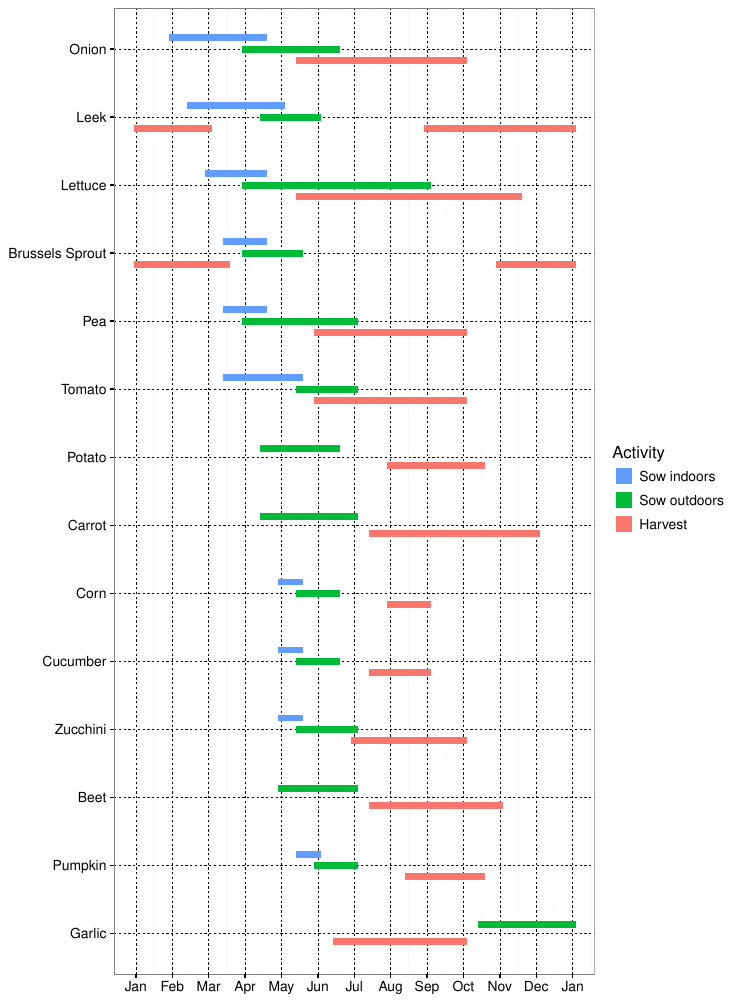

This figure's R source:
# Garden Gantt Chart
#
# Instructions:
# Edit the 'crops' data in the User-defined data section, then run the script
# to generate and save the chart. The chart is saved in the working directory.

### User-defined data ###
# Define crops with start and end times for sowing indoors, sowing outdoors, and
# harvesting.
# The format of each row is Crop name (character), Activity (should be one of
# "Sow indoors", "Sow outdoors", or "Harvest"), Start.month (numeric),
# End.month (numeric).
# Start.month and End.month are numerical month numbers. For example, planting
# between mid-May and end-June would be encoded as 5.5, 7, and harvesting
# between December and mid-February is encoded as 12, 2.5.
crops <- setNames(data.frame(
  rbind(
    c("Corn", "Sow indoors", 5, 5.5),
    c("Corn", "Sow outdoors", 5.5, 6.5),
    c("Corn", "Harvest", 8, 9),
    c("Cucumber", "Sow indoors", 5, 5.5),
    c("Cucumber", "Sow outdoors", 5.5, 6.5),
    c("Cucumber", "Harvest", 7.5, 9),
    c("Pumpkin", "Sow indoors", 5.5, 6),
    c("Pumpkin", "Sow outdoors", 6, 7),
    c("Pumpkin", "Harvest", 8.5, 10.5),
    c("Lettuce", "Sow indoors", 3, 4.5),
    c("Lettuce", "Sow outdoors", 4, 9),
    c("Lettuce", "Harvest", 5.5, 11.5),
    c("Onion", "Sow indoors", 2, 4.5),
    c("Onion", "Sow outdoors", 4, 6.5),
    c("Onion", "Harvest", 5.5, 10),
    c("Carrot", "Sow outdoors", 4.5, 7),
    c("Carrot", "Harvest", 7.5, 12),
    c("Tomato", "Sow indoors", 3.5, 5.5),
    c("Tomato", "Sow outdoors", 5.5, 7),
    c("Tomato", "Harvest", 6, 10),
    c("Potato", "Sow outdoors", 4.5, 6.5),
    c("Potato", "Harvest", 8, 10.5),
    c("Garlic", "Sow outdoors", 10.5, 13),
    c("Garlic", "Harvest", 6.5, 10),
    c("Brussels sprout", "Sow indoors", 3.5, 4.5),
    c("Brussels sprout", "Sow outdoors", 4, 5.5),
    c("Brussels sprout", "Harvest", 11, 3.5),
    c("Zucchini", "Sow indoors", 5, 5.5),
    c("Zucchini", "Sow outdoors", 5.5, 7),
    c("Zucchini", "Harvest", 7, 10),
    c("Leek", "Sow indoors", 2.5, 5),
    c("Leek", "Sow outdoors", 4.5, 6),
    c("Leek", "Harvest", 9, 3),
    c("Pea", "Sow indoors", 3.5, 4.5),
    c("Pea", "Sow outdoors", 4, 7),
    c("Pea", "Harvest", 6, 10),
    c("Beet", "Sow outdoors", 5, 7),
    c("Beet", "Harvest", 7.5, 11)),
  stringsAsFactors = FALSE),
  c("Crop", "Activity", "Start.month", "End.month"))

# Set the crops to include in the chart (as is, everything is included).
# This allows for having 'crops' be a sort of master database of times which is
# then filtered for only the crops of current interest here. To have only a
# subset of crops, change the next line to something like
# current_crops <- c("Corn", "Pea", "Beet")
current_crops <- unique(crops$Crop)

### Data processing ###
# Edits are only needed in this section if the script behavior needs to be
# modified (e.g., change max.month to 25 for a two-year cycle)

# Load required packages
library(ggplot2)
library(dplyr)
library(tidyr)

# Filter crops to only include the currently desired ones
crops <- crops %>%
  filter(Crop %in% current_crops)

# Set the start and end months for the chart range.
# Times that go into the next year (e.g., harvesting between December and March)
# will be wrapped around based on these values.
min.month = 1  # Start of January
max.month = 13 # End of December

# Define a function to implement periodic boundaries for this chart
# x - the value(s) to convert
# min.val - the minimum value of the chart (i.e., min.month)
# max.val - the maximum value of the chart (i.e., max.month)
pb_trans <- function(x, min.val, max.val) {
  # Calculate modified values
  y <- x %% max.val + min.val

  # If the value is within the range, return it, otherwise return the max of
  # the modified value and max.val
  ifelse(min.val <= x & x <= max.val,
         x,
         ifelse(max.val < y, max.val, y))
}

# Convert the user-defined data frame columns to correct types
crops$Crop <- as.factor(crops$Crop)
# Activity is set as a reverse-ordered factor. This will make it so
# "Sow indoors" points are above "Sow outdoors" points which are above "Harvest"
# points in the chart, but the legend needs another reverse to put the
# activities in the same top-to-bottom order.
crops$Activity <- factor(crops$Activity,
                         levels = c("Harvest", "Sow outdoors", "Sow indoors"),
                         ordered = TRUE)
crops$Start.month <- as.numeric(crops$Start.month)
crops$End.month <- as.numeric(crops$End.month)

# Adjust end month for use in pb_trans (to wrap around the end of the chart
# range if needed)
crops <- crops %>%
  mutate(End.month = ifelse(End.month < Start.month,
                            End.month + max.month - min.month,
                            End.month))

# The bars of the chart will be faked by plotting sequences of square points.
# This sets the number of points per unit:
points_per_unit <- 25

# Create sequences of times (with periodic boundaries) given start.month,
# end.month, min.month, and max.month
times <- unlist(apply(crops[, 3:4], 1, function(x) {
  pb_trans(seq(x[1], x[2],
               length.out = round(points_per_unit * (x[2] - x[1]) + 1)),
           min.month,
           max.month)
}))

# Expand the data frame to have one row for each time point
crops <-
  cbind(crops[rep(row.names(crops),
                  round(points_per_unit *
                          (crops$End.month - crops$Start.month) + 1)), ],
        Time = times)

# Order crop names by activity (Sow, Harvest), then by start month, end month,
# and name. Activity is a reverse-ordered factor (for producing a top-to-bottom
# sorted display in the plot), so it is sorted descending. It is also sorted
# only by the first three characters; this groups "Sow indoors" and
# "Sow outdoors" together as "Sow". Everything else is sorted ascending to
# correctly put them in order (by start month, then end month and crop name).
# The Crop levels are then the unique crops (ordered by first encounter)
# reversed to give the desired top-to-bottom sorting in the plot.
# The result here gives crops listed from top to bottom by first sow dates
# (indoors or outdoors) in the chart.
crops <- crops %>%
  arrange(desc(substr(Activity, 1, 3)), Start.month, End.month, Crop) %>%
  mutate(Crop = factor(Crop, rev(unique(Crop)), ordered = TRUE)) %>%
  select(-Start.month, -End.month)

# Create the cyclic Gantt chart
# Crops will be on the vertical (y-)axis and time on the horizontal (x-)axis,
# but to make use of 'position_dodge' to keep the points (fake bars) from
# overlapping the chart needs to be created with crops on the horizontal axis
# and then flipped at the end.
ggplot(crops, aes(x = Crop, y = Time, colour = Activity)) +
  # Point size gets smaller as more crops are included. The numerator was
  # determined by what looked best for a few different charts.
  geom_point(size = round(25 / nlevels(crops$Crop)), shape = 15,
             position = position_dodge(width = 0.5)) +
  # Remove the x- and y-axis labels
  xlab(NULL) +
  ylab(NULL) +
  # Set the chart range based on min.month and max.month, and label the ticks
  # with abbreviated month names.
  scale_y_continuous(limits = c(min.month, max.month),
                     breaks = min.month:max.month,
                     labels =
                       rep_len(month.abb, max.month)[min.month:max.month]) +
  # Reverse the order of the activities to give the desired top-to-bottom
  # ordering, and set a fixed size for the colored point.
  guides(colour = guide_legend(reverse = TRUE, override.aes = list(size = 5))) +
  # Flip the plot to put crops on the vertical axis and time on the horizontal
  # axis
  coord_flip() +
  # Use the bw theme
  theme_bw() +
  # Set major grid lines to be dashed black lines and remove the boxes
  # surrounding the colored point in the legend
  theme(panel.grid.major = element_line(colour = "black", linetype = "dashed"),
        legend.key = element_blank())

# Save the chart as a PDF in the working directory. The width and height here
# are a good size for printing on 8.5"x11" paper; adjust as needed.
ggsave("garden_Gantt_chart.pdf", width = 7.5, height = 10, units = "in")

# Clean up
rm(crops, current_crops, max.month, min.month, points_per_unit, times, pb_trans)
gc()
